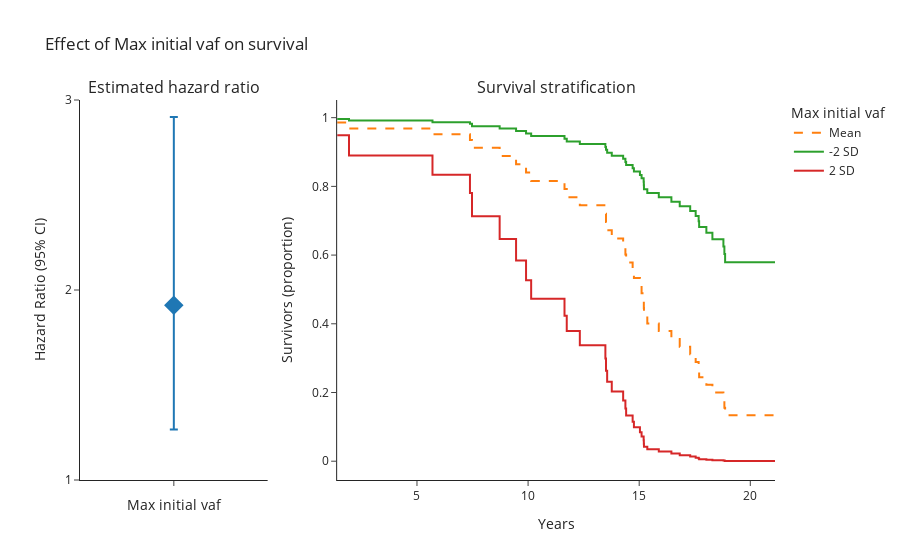

Notebook code for this chart:
### Markdown cell above
# Max initial VAF
## LBC21

### Code cell
cohort = [21]
survival_columns = ['Max initial vaf']

cph = survival_analysis(survival_columns, cohort)
fig = plot_hr_analysis(cph, covariate=survival_columns[0])
fig.show()
fig.write_image(path + 'LBC21_init_vaf.svg',width=1000)

### Figure 1 — Plotly figure (JSON) as saved in the notebook; plotly's stock layout.template omitted (floating-point values rounded to 4 significant figures)
{"data": [{"error_y": {"array": [0.9912], "arrayminus": [0.6536], "symmetric": false, "type": "data"}, "marker": {"size": 15, "symbol": "diamond"}, "showlegend": false, "type": "scatter", "x": ["Max initial vaf"], "xaxis": "x", "y": [1.919], "yaxis": "y"}, {"line": {"dash": "dash", "shape": "hv"}, "mode": "lines", "name": "Mean", "type": "scatter", "x": [1.407, 1.941, 5.697, 7.384, 7.477, 8.72, 9.459, 9.908, 10.14, 11.64, 11.74, 12.33, 13.48, 13.51, 13.56, 13.77, 14.28, 14.38, 14.41, 14.7, 14.76, 15.03, 15.11, 15.2, 15.21, 15.21, 15.36, 15.88, 16.45, 16.82, 17.3, 17.54, 17.68, 17.7, 18.02, 18.29, 18.79, 18.83, 18.87, 20.46, 20.53, 20.59, 20.93, 21.0, 21.06, 21.11], "xaxis": "x2", "y": [0.9858, 0.9688, 0.9519, 0.9351, 0.9122, 0.8886, 0.8643, 0.8402, 0.816, 0.792, 0.7683, 0.7448, 0.7204, 0.6961, 0.672, 0.6483, 0.6248, 0.6015, 0.5785, 0.5557, 0.5332, 0.511, 0.4891, 0.4673, 0.4456, 0.4233, 0.4012, 0.3788, 0.3559, 0.3334, 0.3112, 0.2888, 0.2663, 0.2443, 0.2226, 0.2, 0.1772, 0.1554, 0.134, 0.134, 0.134, 0.134, 0.134, 0.134, 0.134, 0.134], "yaxis": "y2"}, {"line": {"shape": "hv"}, "mode": "lines", "name": "-2 SD", "type": "scatter", "x": [1.407, 1.941, 5.697, 7.384, 7.477, 8.72, 9.459, 9.908, 10.14, 11.64, 11.74, 12.33, 13.48, 13.51, 13.56, 13.77, 14.28, 14.38, 14.41, 14.7, 14.76, 15.03, 15.11, 15.2, 15.21, 15.21, 15.36, 15.88, 16.45, 16.82, 17.3, 17.54, 17.68, 17.7, 18.02, 18.29, 18.79, 18.83, 18.87, 20.46, 20.53, 20.59, 20.93, 21.0, 21.06, 21.11], "xaxis": "x2", "y": [0.9961, 0.9914, 0.9867, 0.982, 0.9754, 0.9684, 0.9612, 0.9538, 0.9463, 0.9387, 0.9309, 0.9231, 0.9148, 0.9063, 0.8977, 0.889, 0.8801, 0.8711, 0.8619, 0.8526, 0.843, 0.8334, 0.8235, 0.8134, 0.803, 0.7918, 0.7804, 0.7683, 0.7554, 0.7422, 0.7284, 0.7138, 0.6982, 0.6821, 0.665, 0.646, 0.6252, 0.6033, 0.5795, 0.5795, 0.5795, 0.5795, 0.5795, 0.5795, 0.5795, 0.5795], "yaxis": "y2"}, {"line": {"shape": "hv"}, "mode": "lines", "name": "2 SD", "type": "scatter", "x": [1.407, 1.941, 5.697, 7.384, 7.477, 8.72, 9.459, 9.908, 10.14, 11.64, 11.74, 12.33, 13.48, 13.51, 13.56, 13.77, 14.28, 14.38, 14.41, 14.7, 14.76, 15.03, 15.11, 15.2, 15.21, 15.21, 15.36, 15.88, 16.45, 16.82, 17.3, 17.54, 17.68, 17.7, 18.02, 18.29, 18.79, 18.83, 18.87, 20.46, 20.53, 20.59, 20.93, 21.0, 21.06, 21.11], "xaxis": "x2", "y": [0.9487, 0.8898, 0.834, 0.7811, 0.7128, 0.6472, 0.5844, 0.5266, 0.4729, 0.4237, 0.3788, 0.3378, 0.2987, 0.2633, 0.2313, 0.2026, 0.1769, 0.1538, 0.1332, 0.1149, 0.09862, 0.08432, 0.07175, 0.06067, 0.05094, 0.04214, 0.0346, 0.02799, 0.02226, 0.0175, 0.01357, 0.01031, 0.007642, 0.005565, 0.003949, 0.002662, 0.001706, 0.001052, 0.0006098, 0.0006098, 0.0006098, 0.0006098, 0.0006098, 0.0006098, 0.0006098, 0.0006098], "yaxis": "y2"}], "layout": {"annotations": [{"font": {"size": 16}, "showarrow": false, "text": "Estimated hazard ratio", "x": 0.135, "xanchor": "center", "xref": "paper", "y": 1, "yanchor": "bottom", "yref": "paper"}, {"font": {"size": 16}, "showarrow": false, "text": "Survival stratification", "x": 0.685, "xanchor": "center", "xref": "paper", "y": 1, "yanchor": "bottom", "yref": "paper"}], "legend": {"title": {"text": "Max initial vaf"}}, "title": {"text": "Effect of Max initial vaf on survival"}, "xaxis": {"anchor": "y", "domain": [0, 0.27], "showticklabels": false, "tickvals": [0], "title": {"text": "Max initial vaf"}}, "xaxis2": {"anchor": "y2", "domain": [0.37, 1], "title": {"text": "Years"}}, "yaxis": {"anchor": "x", "domain": [0, 1], "dtick": 1, "range": [1, 3], "title": {"text": "Hazard Ratio (95% CI)"}}, "yaxis2": {"anchor": "x2", "domain": [0, 1], "dtick": 0.2, "title": {"text": "Survivors (proportion)"}}}}
